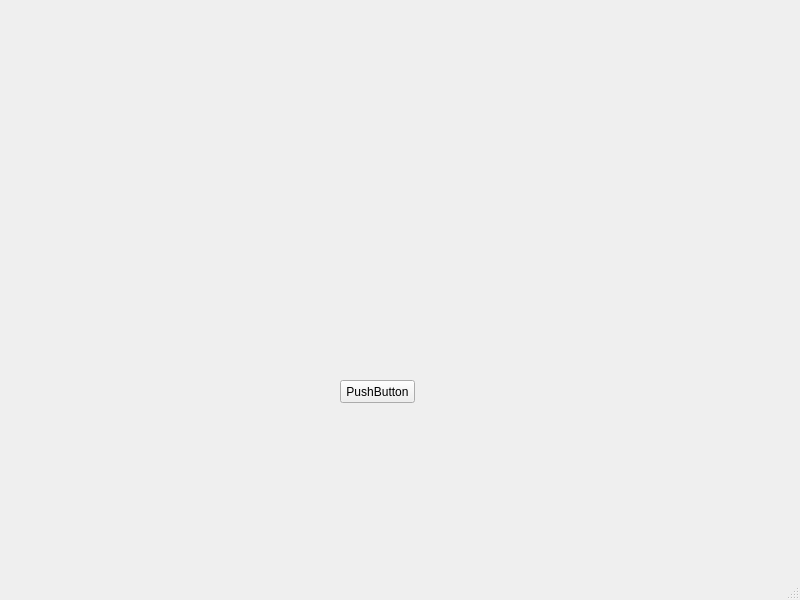
<?xml version="1.0" encoding="UTF-8"?>
<ui version="4.0">
 <class>MainWindow</class>
 <widget class="QMainWindow" name="MainWindow">
  <property name="geometry">
   <rect>
    <x>0</x>
    <y>0</y>
    <width>800</width>
    <height>600</height>
   </rect>
  </property>
  <property name="windowTitle">
   <string>MainWindow</string>
  </property>
  <widget class="QWidget" name="centralwidget">
   <widget class="QPushButton" name="pushButton">
    <property name="geometry">
     <rect>
      <x>340</x>
      <y>380</y>
      <width>75</width>
      <height>23</height>
     </rect>
    </property>
    <property name="text">
     <string>PushButton</string>
    </property>
   </widget>
  </widget>
  <widget class="QMenuBar" name="menubar">
   <property name="geometry">
    <rect>
     <x>0</x>
     <y>0</y>
     <width>800</width>
     <height>23</height>
    </rect>
   </property>
  </widget>
  <widget class="QStatusBar" name="statusbar"/>
 </widget>
 <resources/>
 <connections/>
</ui>
